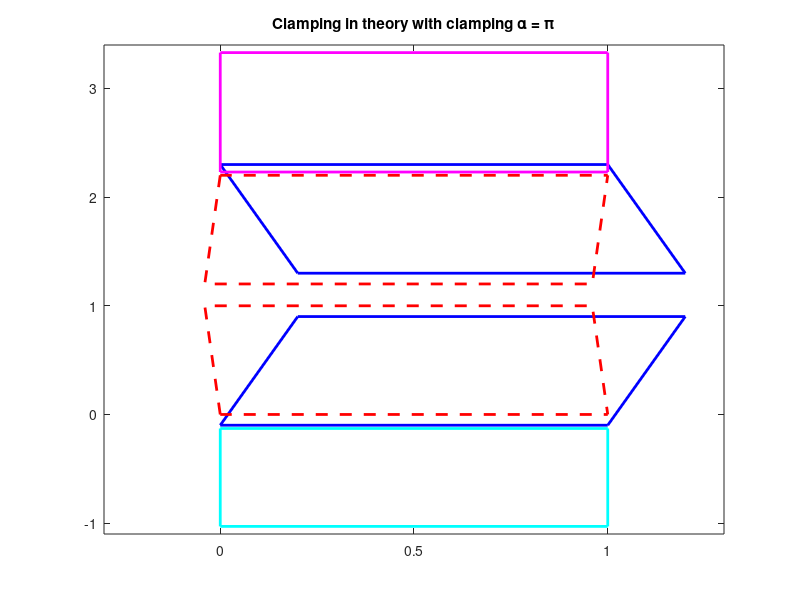

Source code (MATLAB):
clc; clear all; close all;

N=300;

% x1 = [zeros(1,N); zeros(1,N)-0.2*cos((0+1/N:1/N:1)*pi); ones(1,N)-0.2*cos((0+1/N:1/N:1)*pi); ones(1,N); zeros(1,N)];
 
shear_movement = [(0.2-0.4/N*6:-0.4/N*6:-0.2) (-0.2+0.4/N/5*6:0.4/N/5*6:0.2)];
sine_added = [zeros(1,N/3) 0.05*sin((0+1/N*2:1/N*2:1)*2*pi) zeros(1,N/6)];
movement_clamp = [-1*ones(1,N/6) -1+1/N*3:2/N*3:1-1/N*3 ones(1,N/6) 1-1/N*3:-2/N*3:-1+1/N*3]*.1;

% figure
% plot(shear_movement)


%set lower red and blue
x1 = [zeros(1,N); zeros(1,N)+shear_movement; ones(1,N)+shear_movement; ones(1,N); zeros(1,N)]; 
y1 = [zeros(1,N); ones(1,N); ones(1,N); zeros(1,N); zeros(1,N)]+movement_clamp;

% x1_set2 = [zeros(1,N); zeros(1,N)+(-0.2+0.4/N:0.4/N:0.2); ones(1,N)+(-0.2+0.4/N:0.4/N:0.2); ones(1,N); zeros(1,N)]; 
% y1_set2 = [zeros(1,N); ones(1,N)+0.1*sin((0+1/N:1/N:1)*pi); ones(1,N)+0.1*sin((0+1/N:1/N:1)*pi); zeros(1,N); zeros(1,N)];
x1_set2 = [x1(:,N/2+1:N),x1(:,1:N/2)];
y1_set2 = [y1(:,N/2+1:N),y1(:,1:N/2)]-[movement_clamp(N/2+1:N) movement_clamp(1:N/2)];

x1_sol = [zeros(1,N); zeros(1,N)+shear_movement+sine_added; ones(1,N)+shear_movement+sine_added; ones(1,N); zeros(1,N)]; 
y1_sol = [zeros(1,N); ones(1,N); ones(1,N); zeros(1,N); zeros(1,N)];

% x1_set2_sol = [zeros(1,N); zeros(1,N)+(-0.2+0.4/N:0.4/N:0.2)-0.05*sin((0+1/N:1/N:1)*2*pi); ones(1,N)+(-0.2+0.4/N:0.4/N:0.2)-0.05*sin((0+1/N:1/N:1)*2*pi); ones(1,N); zeros(1,N)]; 
% y1_set2_sol = [zeros(1,N); ones(1,N)+0.1*sin((0+1/N:1/N:1)*pi); ones(1,N)+0.1*sin((0+1/N:1/N:1)*pi); zeros(1,N); zeros(1,N)];

x1_set2_sol = [x1_sol(:,N/2+1:N),x1_sol(:,1:N/2)];
y1_set2_sol = [y1_sol(:,N/2+1:N),y1_sol(:,1:N/2)];

x2 = x1;
y2 = y1.*-1+movement_clamp + 2.3;

x2_set2 = [x2(:,N/2+1:N),x2(:,1:N/2)];
y2_set2 = [y2(:,N/2+1:N),y2(:,1:N/2)]+movement_clamp;

x2_set2_sol = x1_set2_sol;
y2_set2_sol = y1_set2_sol.*-1 + 2.3;


% x2 = [zeros(1,N); zeros(1,N)+(-0.2+0.4/N:0.4/N:0.2); ones(1,N)+(-0.2+0.4/N:0.4/N:0.2); ones(1,N); zeros(1,N)]; 
% y2 = [zeros(1,N); ones(1,N)+0.1*sin((0+1/N:1/N:1)*pi); ones(1,N)+0.1*sin((0+1/N:1/N:1)*pi); zeros(1,N); zeros(1,N)].*-1+2.3;

x1clamp = [zeros(1,N); zeros(1,N); ones(1,N); ones(1,N); zeros(1,N)]; 
y1clamp = [zeros(1,N)+movement_clamp; ones(1,N); ones(1,N); zeros(1,N)+movement_clamp; zeros(1,N)+movement_clamp]+2.33;

x2clamp = [zeros(1,N); zeros(1,N); ones(1,N); ones(1,N); zeros(1,N)]; 
y2clamp = [zeros(1,N); ones(1,N)+movement_clamp; ones(1,N)+movement_clamp; zeros(1,N); zeros(1,N)]-1.03;


% %expectation
% x1_exp = [zeros(1,N); zeros(1,N)+(-0.2+0.4/N:0.4/N:0.2); ones(1,N)+(-0.2+0.4/N:0.4/N:0.2); ones(1,N); zeros(1,N)]; 
% y1_exp = [zeros(1,N); ones(1,N); ones(1,N); zeros(1,N); zeros(1,N)];
% 
% x2_exp = [zeros(1,N); zeros(1,N)+(-0.2+0.4/N:0.4/N:0.2); ones(1,N)+(-0.2+0.4/N:0.4/N:0.2); ones(1,N); zeros(1,N)]; 
% y2_exp = [zeros(1,N); ones(1,N); ones(1,N); zeros(1,N); zeros(1,N)].*-1+2.3;
% 
% %solution
% x1_sol = [zeros(1,N); zeros(1,N)+(-0.2+0.4/N:0.4/N:0.2); ones(1,N)+(-0.2+0.4/N:0.4/N:0.2); ones(1,N); zeros(1,N)]; 
% y1_sol = [zeros(1,N); ones(1,N)+0.1*sin((0+1/N:1/N:1)*pi); ones(1,N)+0.1*sin((0+1/N:1/N:1)*pi); zeros(1,N); zeros(1,N)];
% 
% x2_sol = [zeros(1,N); zeros(1,N)+(-0.2+0.4/N:0.4/N:0.2); ones(1,N)+(-0.2+0.4/N:0.4/N:0.2); ones(1,N); zeros(1,N)]; 
% y2_sol = [zeros(1,N)-0.2*sin((0+1/N:1/N:1)*pi); ones(1,N)+0.1*sin((0+1/N:1/N:1)*pi)-0.2*sin((0+1/N:1/N:1)*pi); ones(1,N)+0.1*sin((0+1/N:1/N:1)*pi)-0.2*sin((0+1/N:1/N:1)*pi); zeros(1,N)-0.2*sin((0+1/N:1/N:1)*pi); zeros(1,N)-0.2*sin((0+1/N:1/N:1)*pi)].*-1+2.3;
% 
% x1clamp_sol = [zeros(1,N); zeros(1,N); ones(1,N); ones(1,N); zeros(1,N)]; 
% y1clamp_sol = [zeros(1,N); ones(1,N)-0.2*sin((0+1/N:1/N:1)*pi); ones(1,N)-0.2*sin((0+1/N:1/N:1)*pi); zeros(1,N); zeros(1,N)]*-1+3.33;

%% test 1
figure
for x=1:2
for i=1:N
pause(0.02)
clear("figure");
plot(x1(:,i),y1(:,i),'b', 'LineWidth',2)
hold on
% yline(1.3, '--')
% yline(1, '--')
plot(x1_set2(:,i),y1_set2(:,i),'r--', 'LineWidth',2)
plot(x2(:,i),y2(:,i),'b', 'LineWidth',2)
plot(x2_set2(:,i),y2_set2(:,i),'r--', 'LineWidth',2)
plot(x1clamp(:,i),y1clamp(:,i),'m', 'LineWidth',2)
plot(x2clamp(:,i),y2clamp(:,i),'c', 'LineWidth',2)
hold off
xlim([-0.3 1.3])
ylim([-1.1 3.4])
title('Clamping in theory with clamping \alpha = \pi')
drawnow;
end
end

